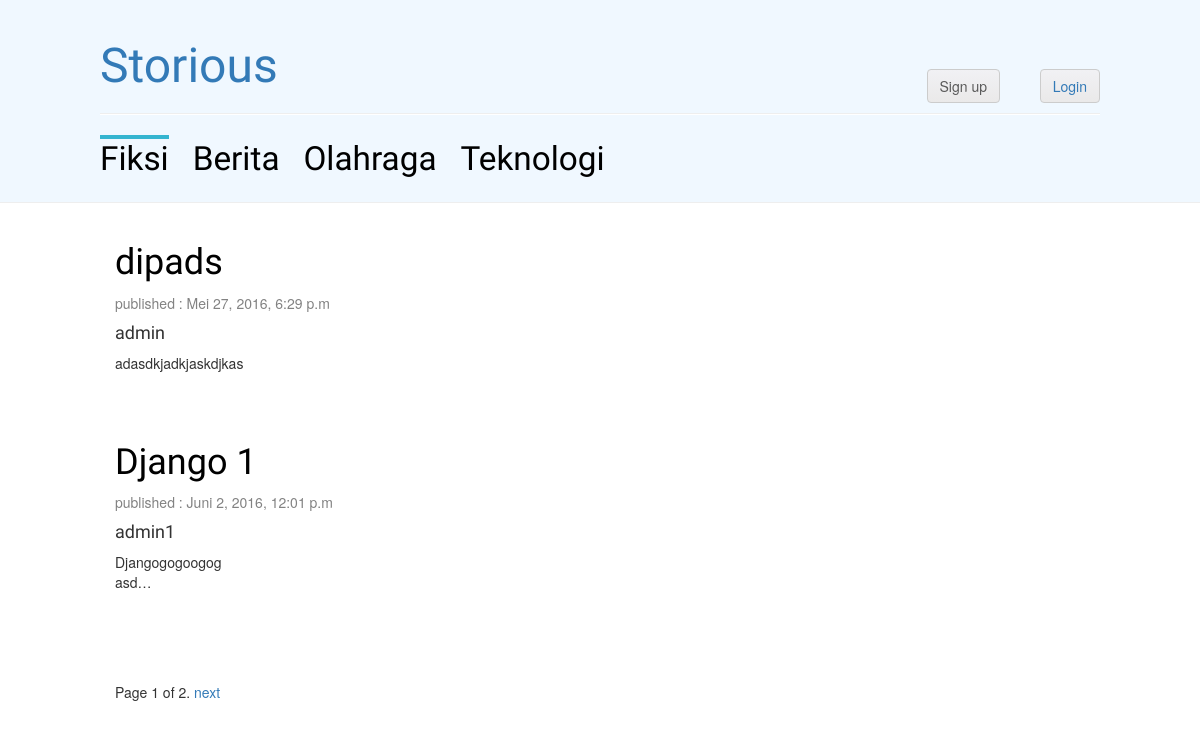
The page /fiksi/ on the database its author committed.
### core/models.py (models this page shows, shortened)
class Post(models.Model):
    author = models.ForeignKey(User)
    title = models.CharField(max_length=200)
    text = models.TextField()
    published = models.BooleanField()
    created_date = models.DateTimeField()
    published_date = models.DateTimeField(blank=True, null=True)
    category = models.CharField(max_length=50, choices=CATEGORY_CHOICES)

### core/views.py (the view)
# urls.py: url(r'^fiksi/$', Fiksi.as_view(), name='fiksi'),
class Fiksi(ListView):
    queryset = Post.objects.filter(category='Fiksi')
    template_name = 'fiksi.html'
    paginate_by = 2
    context_object_name = 'posts'

### core/templates/fiksi.html (shortened to what this page needs)
{% extends 'base.html' %}
{% load staticfiles %}
{%  load i18n %}
{% block content %}
    <div class="row">
        <div class="col-md-8">
            {% for post in posts %}
                <div class="post">
                    <h1><a href="{% url 'post_detail' pk=post.pk %}">{{ post.title }}</a></h1>
                    <div class="date">
                        <p>published : {{ post.published_date }}</p>
                    </div>
                    <h4>{{ post.author }}</h4>
                    <p>{{ post.text|truncatechars:20|linebreaks}}</p>
                </div>
            {%  endfor %}
        </div>
    </div>
    {% if is_paginated %}
        <div class="pagination">
            <span class="page-links">
                <span class="page-current">
                    Page {{ page_obj.number }} of {{ page_obj.paginator.num_pages }}.
                </span>
                {% if page_obj.has_next %}
                    <a href="/?page={{ page_obj.next_page_number }}">next</a>
                {% endif %}
            </span>
        </div>
    {% endif %}
{% endblock  %}

### core/static/css/blog.css (style rules this page uses)
h1, h2, h3, h4, .page-header div a { font-family: 'Lobster', cursive; }
.date { color: #828282; }
.post { margin-bottom: 70px; }
.post h1 a, .post h1 a:visited { color: #000000; }

### rows shown on the page
Post: title "dipads", published_date "Mei 27, 2016, 6:29 p.m", author "admin", text "adasdkjadkjaskdjkas"
Post: title "Django 1", published_date "Juni 2, 2016, 12:01 p.m", author "admin1", text "Djangogogoogog asd…"

### other values the page prints
{{ page_obj.number }} "1"
{{ page_obj.paginator.num_pages }} "2"
